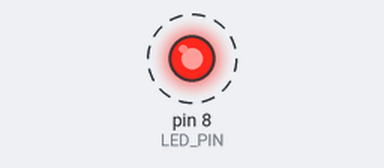
Bench run of a sketch on a simulated Arduino Uno, built with avr-gcc and run on an emulated ATmega328P. Parts: output pins drawn as LEDs (lit = HIGH). Dashed ring = blinking. What the sketch prints to the serial monitor is not drawn.

Above: at 0.2 s.
Timing chart, 0 to 3.0 s (numbered marks = the images above):
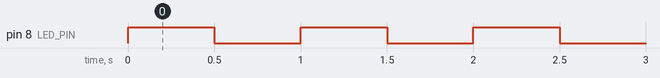

Measured:
- by itself, pin 8 (LED_PIN): alternates HIGH for 0.50 s and LOW for 0.50 s

The sketch:

uno-led.ino
```cpp
constexpr unsigned char LED_PIN = 8;

void setup() {
  pinMode(LED_PIN, OUTPUT);
  Serial.begin(115200);
  Serial.println("SIM_START UNO_R3 D8");
}

void loop() {
  digitalWrite(LED_PIN, HIGH);
  Serial.print("LED=");
  Serial.println(digitalRead(LED_PIN));
  delay(500);
  digitalWrite(LED_PIN, LOW);
  Serial.print("LED=");
  Serial.println(digitalRead(LED_PIN));
  delay(500);
}
```
